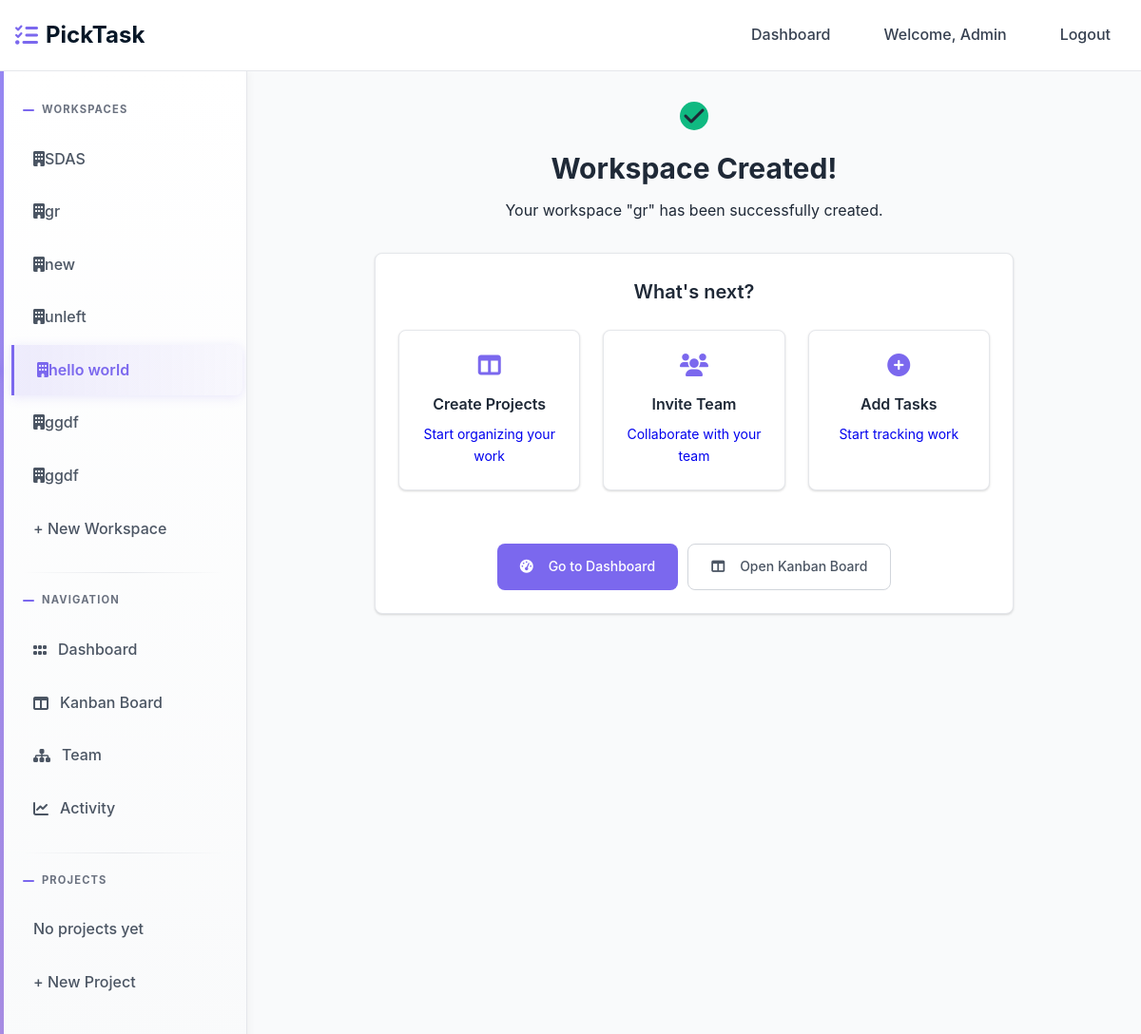
Page /workspace/confirm/6/ (signed in) on the committed database.
### home/models.py (models this page shows)
class User(AbstractUser):
    full_name = models.CharField(max_length=255, blank=True, null=True)
    created_at = models.DateTimeField(auto_now_add=True)

### workspace/models.py (models this page shows, shortened)
class Membership(models.Model):
    ROLE_CHOICES = [
        ('admin', 'Admin'),
        ('member', 'Member'),
    ]
    user = models.ForeignKey(settings.AUTH_USER_MODEL, on_delete=models.CASCADE, related_name='memberships')
    workspace = models.ForeignKey(Workspace, on_delete=models.CASCADE, related_name='memberships')
    role = models.CharField(max_length=20, choices=ROLE_CHOICES, default='member')
    joined_at = models.DateTimeField(auto_now_add=True)
    class Meta:
        unique_together = ['user', 'workspace']
        ordering = ['-joined_at']

class Workspace(models.Model):
    name = models.CharField(max_length=255)
    created_by = models.ForeignKey(settings.AUTH_USER_MODEL, on_delete=models.CASCADE, related_name='workspaces_created')
    created_at = models.DateTimeField(auto_now_add=True)
    class Meta:
        ordering = ['-created_at']

### workspace/views.py (the view)
# urls.py: path('confirm/<int:pk>/', views.confirm_workspace, name='confirm-workspace'),
@login_required
def confirm_workspace(request, pk):
    workspace = get_object_or_404(Workspace, pk=pk)
    if not Membership.objects.filter(user=request.user, workspace=workspace).exists():
        messages.error(request, "You don't have access to this workspace")
        return redirect('workspace:dashboard')
    return render(request, 'workspace/confirm-workspace.html', {'workspace': workspace})

### templates/workspace/confirm-workspace.html (shortened to what this page needs)
{% extends 'base.html' %} {% load static %}  {% block content %}
<div class="container">
  <div class="max-w-2xl mx-auto text-center">
    <div class="mb-8">
      <div
        class="w-16 h-16 bg-success rounded-full flex items-center justify-center mx-auto mb-4"
        style="background-color: var(--success)"
      >
        <i class="fas fa-check text-white text-2xl"></i>
      </div>
      <h1 class="text-3xl font-bold mb-2">Workspace Created!</h1>
      <p class="text-gray-600">
        Your workspace "{{ workspace.name }}" has been successfully created.
      </p>
    </div>
    <div class="card">
      <div class="card-body">
        <h2 class="card-title text-center mb-6">What's next?</h2>
        <div class="grid grid-cols-1 md:grid-cols-3 gap-6 mb-8">
          <a
            href="{% url 'kanban:kanban' workspace.id %}"
            class="card hover:shadow-lg transition-all duration-300 text-decoration-none"
            style="
              border: 1px solid var(--gray-200);
              padding: 1.5rem;
              text-align: center;
              display: block;
              border-radius: var(--border-radius);
            "
          >
            <div class="text-primary mb-3" style="color: var(--primary-teal)">
              <i class="fas fa-columns text-2xl"></i>
            </div>
            <h3
              class="font-semibold mb-2"
              style="font-size: 1rem; color: var(--gray-800)"
            >
              Create Projects
            </h3>
            <p class="text-gray-500 text-sm">Start organizing your work</p>
          </a>
          <a
            href="{% url 'team:invite' workspace.id %}"
            class="card hover:shadow-lg transition-all duration-300 text-decoration-none"
            style="
              border: 1px solid var(--gray-200);
              padding: 1.5rem;
              text-align: center;
              display: block;
              border-radius: var(--border-radius);
            "
          >
            <div class="text-primary mb-3" style="color: var(--primary-teal)">
              <i class="fas fa-users text-2xl"></i>
            </div>
            <h3
              class="font-semibold mb-2"
              style="font-size: 1rem; color: var(--gray-800)"
            >
              Invite Team
            </h3>
            <p class="text-gray-500 text-sm">Collaborate with your team</p>
          </a>
          <a
            href="{% url 'task:create-task' workspace.id %}"
            class="card hover:shadow-lg transition-all duration-300 text-decoration-none"
            style="
              border: 1px solid var(--gray-200);
              padding: 1.5rem;
              text-align: center;
              display: block;
              border-radius: var(--border-radius);
            "
          >
            <div class="text-primary mb-3" style="color: var(--primary-teal)">
              <i class="fas fa-plus-circle text-2xl"></i>
            </div>
            <h3
              class="font-semibold mb-2"
              style="font-size: 1rem; color: var(--gray-800)"
            >
              Add Tasks
            </h3>
            <p class="text-gray-500 text-sm">Start tracking work</p>
          </a>
        </div>
        <div class="flex gap-4 justify-center flex-wrap">
          <a
            href="{% url 'workspace:workspace-detail' workspace.id %}"
            class="btn btn-primary"
          >
            <i class="fas fa-tachometer-alt mr-2"></i>
            Go to Dashboard
          </a>
          <a
            href="{% url 'kanban:kanban' workspace.id %}"
            class="btn btn-outline"
          >
            <i class="fas fa-columns mr-2"></i>
            Open Kanban Board
          </a>
        </div>
      </div>
    </div>
  </div>
</div>
{% endblock %}

### templates/base.html (shortened to what this page needs)
<!DOCTYPE html>
<html lang="en">
  <head>
    <link href="https://cdnjs.cloudflare.com/ajax/libs/font-awesome/6.0.0/css/all.min.css" rel="stylesheet">
  </head>
  <body>
    <nav class="navbar" id="navbar" role="navigation" aria-label="Main navigation">
      <div class="nav-container">
        <a href="{% url 'workspace:dashboard' %}" class="logo" aria-label="PickTask home">
          <i class="fas fa-tasks" aria-hidden="true"></i>
          PickTask
        </a>
        <div class="nav-links" id="nav-links">
          {% if user.is_authenticated %}
          <a href="{% url 'workspace:dashboard' %}" class="nav-link {% if request.resolver_match.url_name == 'dashboard' %}active{% endif %}">Dashboard</a>
          <span class="nav-link">Welcome, {{ user.username }}</span>
          <a href="{% url 'authentication:logout' %}" class="nav-link">Logout</a>
          {% else %}
          <a href="{% url 'authentication:login' %}" class="nav-link">Login</a>
          <a href="{% url 'authentication:register' %}" class="nav-link">Register</a>
          {% endif %}
        </div>
      </div>
    </nav>
    <div class="app-layout">
      {% if user.is_authenticated %}
      <aside class="sidebar">{% include 'partials/sidebar.html' %}</aside>
      {% endif %}
      <main class="main-content">
        {% block content %}{% endblock %}
      </main>
    </div>
  </body>
</html>

### templates/partials/sidebar.html
<div class="sidebar-section">
  <div class="sidebar-title">Workspaces</div>
  {% for membership in user.memberships.all %}
  <a
    href="{% url 'workspace:workspace-detail' membership.workspace.id %}"
    class="sidebar-link {% if current_workspace.id == membership.workspace.id %}active{% endif %}"
  >
    <span
      ><i class="fa-solid fa-building"></i>{{membership.workspace.name}}</span
    >
  </a>
  {% endfor %}
  <a
    href="{% url 'workspace:create-workspace' %}"
    class="sidebar-link {% if request.resolver_match.url_name == 'create-workspace' %}active{% endif %}"
  >
    + New Workspace
  </a>
</div>
{% if current_workspace %}
<div class="sidebar-section">
  <div class="sidebar-title">Navigation</div>
  <a
    href="{% url 'workspace:workspace-detail' current_workspace.id %}"
    class="sidebar-link {% if request.resolver_match.url_name == 'workspace-detail' %}active{% endif %}"
    ><i class="fa-solid fa-grip"></i>Dashboard
  </a>
  <a
    href="{% url 'kanban:kanban' current_workspace.id %}"
    class="sidebar-link {% if request.resolver_match.url_name == 'kanban' %}active{% endif %}"
    ><i class="fa-solid fa-table-columns"></i>Kanban Board
  </a>
  <a
    href="{% url 'team:team' current_workspace.id %}"
    class="sidebar-link {% if request.resolver_match.url_name == 'team' %}active{% endif %}"
    ><i class="fa-solid fa-sitemap"></i>Team
  </a>
  <a
    href="{% url 'activity:activity' current_workspace.id %}"
    class="sidebar-link {% if request.resolver_match.url_name == 'activity' %}active{% endif %}"
    ><i class="fa-solid fa-chart-line"></i>Activity
  </a>
</div>
<div class="sidebar-section">
  <div class="sidebar-title">Projects</div>
  {% for project in current_workspace.projects.all %}
  <a
    href="{% url 'kanban:kanban' current_workspace.id %}?project={{ project.id }}"
    class="sidebar-link"
    ><i class="fa-solid fa-list-check"></i>{{ project.name }}
  </a>
  {% empty %}
  <span class="sidebar-link text-muted">No projects yet</span>
  {% endfor %}
  <a
    href="{% url 'workspace:create-project' current_workspace.id %}"
    class="sidebar-link"
  >
    + New Project
  </a>
</div>
{% endif %}

### templates/workspace/confirm-workspace.html (style rules this page uses)
.bg-success { width: 30px; height: 30px; }
.max-w-2xl { max-width: 42rem; }
.mx-auto { margin-left: auto; margin-right: auto; }
.text-center { text-align: center; }
.mb-2 { margin-bottom: 0.5rem; }
.mb-3 { margin-bottom: 0.75rem; }
.mb-4 { margin-bottom: 1rem; }
.mb-6 { margin-bottom: 1.5rem; }
.mb-8 { margin-bottom: 2rem; }
.mr-2 { margin-right: 0.5rem; }
.text-2xl { font-size: 1.5rem; }
.text-3xl { font-size: 1.875rem; }
.font-bold { font-weight: 700; }
.font-semibold { font-weight: 600; }
.text-sm { font-size: 0.875rem; }
.flex { display: flex; }
.items-center { align-items: center; }
.justify-center { justify-content: center; }
.flex-wrap { flex-wrap: wrap; }
.rounded-full { border-radius: 9999px; }
.gap-4 { gap: 10px; }
.transition-all { transition: all 0.3s ease; }
.duration-300 { transition-duration: 300ms; }
.text-decoration-none { text-decoration: none; }
.grid { display: grid; gap: 1.5rem; }
.grid-cols-1 { grid-template-columns: repeat(1, 1fr); }
@media (min-width: 768px) { .md\:grid-cols-3 { grid-template-columns: repeat(3, 1fr); } }
a { cursor: pointer; }

### rows in the picture
User: username "Admin"
Membership: workspace.name "SDAS"
Membership: workspace.name "gr"
Membership: workspace.name "new"
Membership: workspace.name "unleft"
Membership: workspace.name "hello world"
Membership: workspace.name "ggdf"
Membership: workspace.name "ggdf"
Workspace: name "gr"
